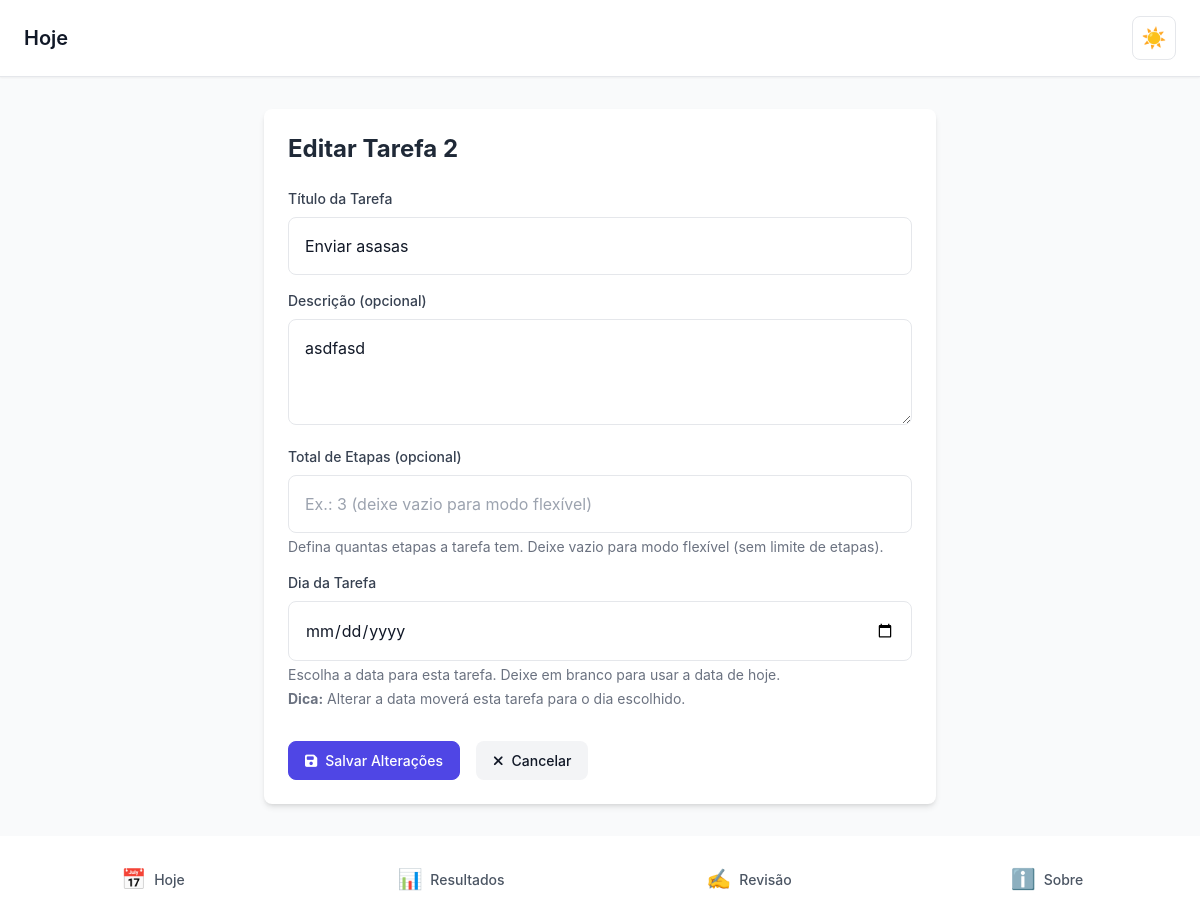
The page /tarefa/4/editar/ (signed in) on the database its author committed.
### core/models.py (models this page shows, shortened)
class Task(models.Model):
    STATUS_CHOICES = [
        ('pendente', 'Pendente'),
        ('concluida', 'Concluída'),
    ]
    day_plan = models.ForeignKey(
        DayPlan,
        on_delete=models.CASCADE,
        related_name='tasks',
        verbose_name='Plano do Dia'
    )
    titulo = models.CharField(
        max_length=200,
        verbose_name='Título',
        help_text='Título curto e claro da tarefa'
    )
    descricao = models.TextField(
        blank=True,
        null=True,
        verbose_name='Descrição',
        help_text='Descrição opcional da tarefa'
    )
    ordem = models.IntegerField(
        validators=[MinValueValidator(1), MaxValueValidator(3)],
        verbose_name='Ordem',
        help_text='Ordem da tarefa (1, 2 ou 3)'
    )
    status = models.CharField(
        max_length=10,
        choices=STATUS_CHOICES,
        default='pendente',
        verbose_name='Status'
    )
    concluida_em = models.DateTimeField(
        blank=True,
        null=True,
        verbose_name='Concluída em'
    )
    total_steps = models.IntegerField(
        blank=True,
        null=True,
        validators=[MinValueValidator(1)],
        verbose_name='Total de Etapas',
        help_text='Quantidade total de etapas definidas (deixe vazio para modo flexível)'
    )
    completed_steps = models.IntegerField(
        default=0,
        validators=[MinValueValidator(0)],
        verbose_name='Etapas Concluídas',
        help_text='Quantidade de etapas concluídas (para tarefas com total_steps definido)'
    )
    pseudo_steps_done = models.IntegerField(
        default=0,
        validators=[MinValueValidator(0)],
        verbose_name='Passos Avançados',
        help_text='Contador de cliques em "Avançar etapa" (para tarefas sem total_steps)'
    )
    progress_percent = models.IntegerField(
        default=0,
        validators=[MinValueValidator(0), MaxValueValidator(100)],
        verbose_name='Progresso (%)',
        help_text='Progresso atual da tarefa em percentual (0-100)'
    )
    criado_em = models.DateTimeField(
        auto_now_add=True,
        verbose_name='Criado em'
    )
    atualizado_em = models.DateTimeField(
        auto_now=True,
        verbose_name='Atualizado em'
    )
    class Meta:
        verbose_name = 'Tarefa'
        verbose_name_plural = 'Tarefas'
        ordering = ['ordem']
        unique_together = [['day_plan', 'ordem']]

### core/views.py (the view)
# urls.py: path('tarefa/<int:task_id>/editar/', views.editar_tarefa, name='editar_tarefa'),
@login_required
def editar_tarefa(request, task_id):
    task = get_object_or_404(Task, id=task_id, day_plan__usuario=request.user)
    day_plan_original = task.day_plan
    ordem_original = task.ordem
    if request.method == 'POST':
        form = TaskForm(request.POST, instance=task)
        if form.is_valid():
            nova_data = form.cleaned_data.get('data_da_tarefa') or day_plan_original.data
            if nova_data != day_plan_original.data:
                day_plan_destino, _ = obter_ou_criar_day_plan(
                    request.user,
                    nova_data
                )
                tarefas_pendentes_destino = day_plan_destino.tasks.filter(status='pendente').exclude(id=task.id).count()
                if tarefas_pendentes_destino >= 3 and day_plan_destino.tarefas_concluidas == 0:
                    messages.error(request, f'O dia {nova_data.strftime("%d/%m/%Y")} já possui 3 tarefas pendentes. Conclua algumas tarefas ou escolha outro dia.')
                    context = {
                        'form': form,
                        'task': task,
                        'day_plan': day_plan_original,
                    }
                    return render(request, 'core/editar_tarefa.html', context)
                task = form.save(commit=False)
                task.day_plan = day_plan_destino
                tarefas_destino = day_plan_destino.tasks.count()
                task.ordem = min(tarefas_destino + 1, 3)
                task.save()
                tarefas_restantes = day_plan_original.tasks.exclude(id=task.id).order_by('ordem')
                for idx, tarefa_restante in enumerate(tarefas_restantes, start=1):
                    if tarefa_restante.ordem != idx:
                        tarefa_restante.ordem = idx
                        tarefa_restante.save()
                messages.success(request, f'Tarefa movida para {nova_data.strftime("%d/%m/%Y")} e atualizada!')
            else:
                form.save()
                messages.success(request, 'Tarefa atualizada!')
            return redirect('core:home')
    else:
        form = TaskForm(instance=task)
    context = {
        'form': form,
        'task': task,
        'day_plan': day_plan_original,
    }
    return render(request, 'core/editar_tarefa.html', context)

### core/context_processors.py (called while the page is built)
def pwa_settings(request):
    return {
        "PWA_SETTINGS": {
            "enabled": getattr(settings, "PWA_ENABLED", False),
            "theme_color": getattr(settings, "PWA_THEME_COLOR", "#0f172a"),
            "background_color": getattr(
                settings, "PWA_BACKGROUND_COLOR", "#0f172a"
            ),
            "start_url": getattr(settings, "PWA_START_URL", "/?source=pwa"),
            "scope": getattr(settings, "PWA_SCOPE", "/"),
            "install_hint": "Compartilhar → Adicionar à Tela de Início",
            "push_public_key": getattr(settings, "PWA_PUSH_PUBLIC_KEY", ""),
        }
    }

### core/templates/core/editar_tarefa.html (shortened to what this page needs)
{% extends 'core/base.html' %}
{% block content %}
<div class="max-w-2xl mx-auto">
    <div class="bg-white rounded-lg shadow-md p-6">
        <h1 class="text-2xl font-bold text-gray-800 mb-6">Editar Tarefa {{ task.ordem }}</h1>
        <form method="post" class="space-y-4">
            <div>
                <label for="{{ form.titulo.id_for_label }}" class="block text-sm font-medium text-gray-700 mb-2">
                    {{ form.titulo.label }}
                </label>
                {{ form.titulo }}
            </div>
            <div>
                <label for="{{ form.descricao.id_for_label }}" class="block text-sm font-medium text-gray-700 mb-2">
                    {{ form.descricao.label }}
                </label>
                {{ form.descricao }}
            </div>
            <div>
                <label for="{{ form.total_steps.id_for_label }}" class="block text-sm font-medium text-gray-700 mb-2">
                    {{ form.total_steps.label }}
                </label>
                {{ form.total_steps }}
                {% if form.total_steps.help_text %}
                    <p class="text-gray-500 text-sm mt-1">{{ form.total_steps.help_text }}</p>
                {% endif %}
            </div>
            <div>
                <label for="{{ form.data_da_tarefa.id_for_label }}" class="block text-sm font-medium text-gray-700 mb-2">
                    {{ form.data_da_tarefa.label }}
                </label>
                {{ form.data_da_tarefa }}
                {% if form.data_da_tarefa.help_text %}
                    <p class="text-gray-500 text-sm mt-1">{{ form.data_da_tarefa.help_text }}</p>
                {% endif %}
                <p class="text-gray-500 text-sm mt-1">
                    <strong>Dica:</strong> Alterar a data moverá esta tarefa para o dia escolhido.
                </p>
            </div>
            <div class="flex gap-4 pt-4">
                <button type="submit" class="btn-icon-text btn-icon-text-primary">
                    <i class="fas fa-save"></i>
                    <span>Salvar Alterações</span>
                </button>
                <a href="{% url 'core:home' %}" class="btn-icon-text btn-icon-secondary">
                    <i class="fas fa-times"></i>
                    <span>Cancelar</span>
                </a>
            </div>
        </form>
    </div>
</div>
{% endblock %}

### core/static/css/app.css (style rules this page uses)
:root { --primary-color: #4F46E5; --primary-dark: #4338CA; --success-color: #10B981; --success-dark: #059669; --warning-color: #F59E0B; --danger-color: #EF4444; --spacing-xs: 0.5rem; --spacing-sm: 0.75rem; --spacing-md: 1rem; --spacing-lg: 1.5rem; --spacing-xl: 2rem; --radius-sm: 0.375rem; --radius-md: 0.5rem; --radius-lg: 0.75rem; --radius-xl: 1rem; --shadow-sm: 0 1px 2px 0 rgba(0, 0, 0, 0.05); --shadow-md: 0 4px 6px -1px rgba(0, 0, 0, 0.1), 0 2px 4px -1px rgba(0, 0, 0, 0.06); --shadow-lg: 0 10px 15px -3px rgba(0, 0, 0, 0.1), 0 4px 6px -2px rgba(0, 0, 0, 0.05); --nav-bottom-height: 64px; --main-padding-bottom: calc(var(--nav-bottom-height) + 1rem); }
:root, :root[data-theme="light"] { --bg-color: #F9FAFB; --bg-card: #FFFFFF; --bg-nav: #FFFFFF; --bg-header: #FFFFFF; --text-color: #111827; --text-secondary: #4B5563; --text-muted: #6B7280; --border-color: #E5E7EB; --border-light: #F3F4F6; --accent-color: var(--primary-color); --accent-hover: var(--primary-dark); --shadow-sm: 0 1px 2px 0 rgba(0, 0, 0, 0.05); --shadow-md: 0 4px 6px -1px rgba(0, 0, 0, 0.1), 0 2px 4px -1px rgba(0, 0, 0, 0.06); --shadow-lg: 0 10px 15px -3px rgba(0, 0, 0, 0.1), 0 4px 6px -2px rgba(0, 0, 0, 0.05); --progress-bg: #E5E7EB; --badge-success-bg: #D1FAE5; --badge-success-text: #065F46; --badge-warning-bg: #FEF3C7; --badge-warning-text: #92400E; --badge-info-bg: #DBEAFE; --badge-info-text: #1E40AF; --alert-success-bg: #D1FAE5; --alert-success-text: #065F46; --alert-error-bg: #FEE2E2; --alert-error-text: #991B1B; --alert-info-bg: #DBEAFE; --alert-info-text: #1E40AF; --streak-bg: linear-gradient(135deg, #FEF3C7 0%, #FDE68A 100%); --streak-border: #F59E0B; --streak-text: #92400E; --streak-label: #78350F; --alert-warning-bg: #FEF3C7; --alert-warning-text: #92400E; --alert-warning-border: #F59E0B; }
* { box-sizing: border-box; }
body { font-family: -apple-system, BlinkMacSystemFont, 'Segoe UI', Roboto, 'Helvetica Neue', Arial, sans-serif; margin: 0; padding: 0; background-color: var(--bg-color); color: var(--text-color); overflow-x: hidden; min-height: 100vh; padding-bottom: var(--main-padding-bottom); padding-top: env(safe-area-inset-top); padding-left: env(safe-area-inset-left); padding-right: env(safe-area-inset-right); transition: background-color 0.3s ease, color 0.3s ease; }
@media (min-width: 768px) { body { padding-bottom: 0; } }
input[type="text"], input[type="email"], input[type="password"], input[type="number"], input[type="date"], textarea, select { width: 100%; padding: var(--spacing-md); font-size: 1rem; font-family: inherit; border: 1px solid var(--border-color); border-radius: var(--radius-md); background-color: var(--bg-card); color: var(--text-color); transition: border-color 0.2s ease, box-shadow 0.2s ease, background-color 0.3s ease, color 0.3s ease; min-height: 44px; box-sizing: border-box; }
textarea { min-height: 120px; resize: vertical; line-height: 1.5; }
.form-control { width: 100%; padding: var(--spacing-md); font-size: 1rem; border: 1px solid var(--border-color); border-radius: var(--radius-md); background-color: var(--bg-card); color: var(--text-color); min-height: 44px; box-sizing: border-box; transition: border-color 0.2s ease, box-shadow 0.2s ease, background-color 0.3s ease, color 0.3s ease; }
.btn-icon-secondary { background: var(--border-light); color: var(--text-color); border-color: var(--border-color); }
.btn-icon-text { display: inline-flex; align-items: center; gap: 0.5rem; padding: 0.5rem 1rem; border-radius: var(--radius-md); border: 1px solid transparent; background: var(--border-light); color: var(--text-color); cursor: pointer; transition: all 0.2s ease; text-decoration: none; font-size: 0.875rem; font-weight: 500; }
.btn-icon-text-primary { background: var(--primary-color); color: white; border-color: var(--primary-color); }

### rows shown on the page
Task: ordem "2", titulo "Enviar asasas", descricao "asdfasd"
